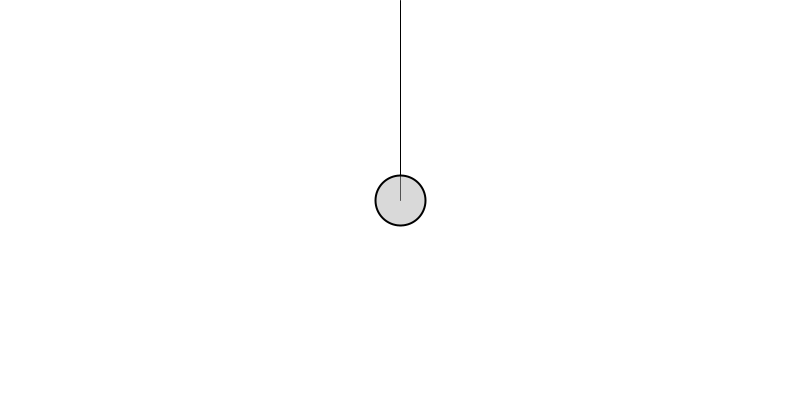
Frame 1 (no input)
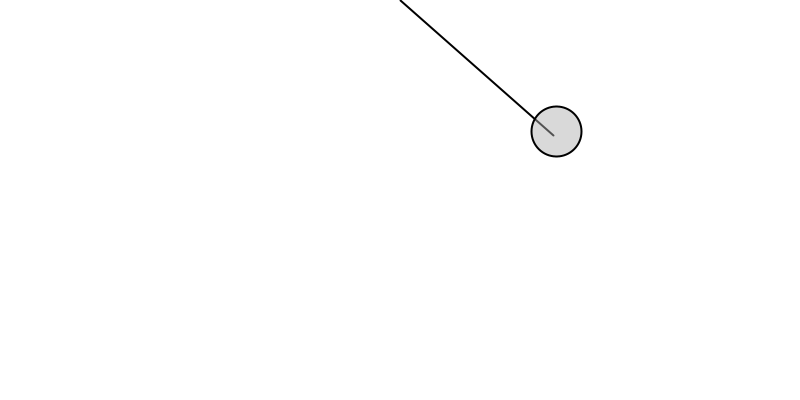
Frame 60 (the mouse pressed at the canvas centre just before this capture)
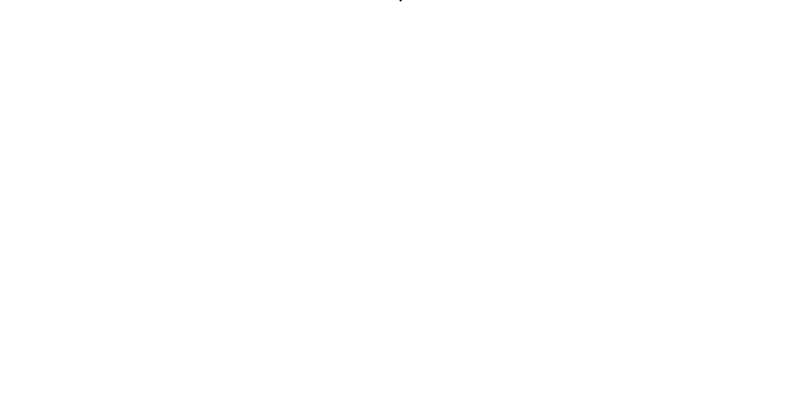
Frame 120 (the mouse held since frame 60 and released just before this capture)

The Processing sketch that drew these frames (run headless with seeded random() and noise(); from frame 60 on, the mouse is pressed at the canvas centre):

// Processing sketch: Spring_train
// ── Spring_train.pde
PVector origin;
Mover bob;
float restLength;

void setup(){
  size(800,400);
  restLength = 200;
  origin = new PVector(width/2,0);
  bob = new Mover(width/2,200);
  
}

void draw(){
  background(255);
  line(origin.x,origin.y,bob.location.x,bob.location.y);
  
  PVector spring = PVector.sub(bob.location,origin);
  float currentLength = spring.mag();
  spring.normalize();
  float k = 0.05;
  float stretch = currentLength - restLength;
  spring.mult(-k*stretch);
  
  bob.applyForce(spring);
  
  PVector wind = new PVector(0.1,0);
  if(mousePressed){
    bob.applyForce(wind);
  }
  
  PVector gravity = new PVector(0.1,0);
  bob.applyForce(gravity);
  
  bob.update();
  bob.display();
  
}

class Mover{
  
  PVector location;
  PVector velocity;
  PVector acceleration;
  float mass = 1;

  Mover(float x,float y){
    location = new PVector(x,y);
    velocity = new PVector(0,0);
    acceleration = new PVector(0,0);
    mass =1;
    
  }
  
  void applyForce(PVector force){
    PVector f = PVector.div(force,mass);
    acceleration.add(f);
  }
  
   void update() { 
    velocity.add(acceleration);
    
    location.add(velocity);
    acceleration.mult(0);
  }
  
  void display() { 
    stroke(0);
    strokeWeight(2);
    fill(175,120);
    ellipse(location.x,location.y,50,50);
  } 
}
